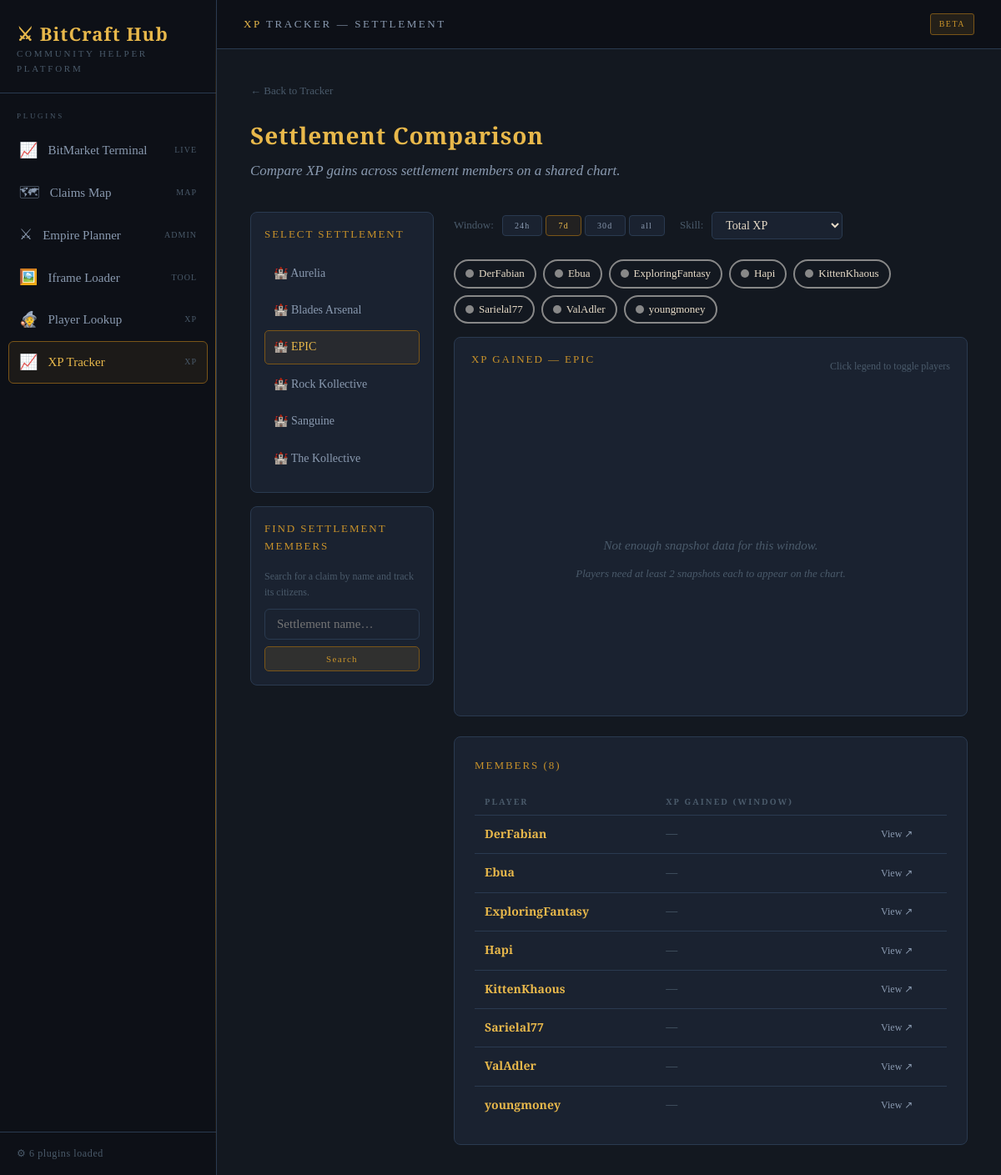
Page /xp-tracker/settlement?settlement=EPIC&window=7d on the committed database.
### tables this page shows
CREATE TABLE tracked_players (
            player_id   TEXT PRIMARY KEY,
            username    TEXT NOT NULL,
            empire_id   TEXT,
            empire_name TEXT,
            added_at    INTEGER NOT NULL
        , claim_id TEXT, claim_name TEXT);

### plugins/xp_tracker/routes.py (the view)
@bp.route("/settlement")
def settlement():
    settlement_name  = request.args.get("settlement", "")
    window           = request.args.get("window", "7d")
    skill_id         = request.args.get("skill", None)
    settlement_names   = db.get_settlement_names()
    settlement_members = db.get_players_by_settlement(settlement_name) if settlement_name else []
    return render_template(
        "xp_tracker/settlement.html",
        settlement_name=settlement_name,
        settlement_names=settlement_names,
        settlement_members=settlement_members,
        window=window,
        skill_id=skill_id,
        skills=DISPLAY_SKILLS,
        skill_icons=SKILL_ICONS,
        time_windows=list(TIME_WINDOWS.keys()),
    )

### app.py (called while the page is built)
@app.context_processor
def inject_plugins():
    return dict(plugins=plugin_registry)

### plugins/xp_tracker/db.py (called while the page is built)
def _conn():
    conn = sqlite3.connect(DB_PATH)
    conn.row_factory = sqlite3.Row
    return conn

def get_settlement_names():
    with _conn() as c:
        rows = c.execute(
            "SELECT DISTINCT claim_name FROM tracked_players WHERE claim_name IS NOT NULL ORDER BY claim_name"
        ).fetchall()
        return [r["claim_name"] for r in rows]

def get_players_by_settlement(claim_name):
    with _conn() as c:
        rows = c.execute(
            "SELECT player_id, username, empire_id, empire_name, claim_id, claim_name, added_at "
            "FROM tracked_players WHERE claim_name=? ORDER BY username",
            (claim_name,)
        ).fetchall()
        return [dict(r) for r in rows]

### plugins/xp_tracker/templates/xp_tracker/settlement.html (shortened to what this page needs)
{% extends "base.html" %}
{% block topbar_title %}<span>XP</span> Tracker — Settlement{% endblock %}
{% block content %}
<a href="{{ url_for('xp_tracker.index') }}" class="xpt-back">← Back to Tracker</a>
<h1 class="page-heading">Settlement Comparison</h1>
<p class="page-subheading">Compare XP gains across settlement members on a shared chart.</p>
<div style="display:grid;grid-template-columns:220px 1fr;gap:24px;align-items:start">
  <div>
    <div class="card" style="padding:16px">
      <div class="card-title">Select Settlement</div>
      {% if settlement_names %}
        {% for name in settlement_names %}
        <a href="{{ url_for('xp_tracker.settlement', settlement=name, window=window) }}"
           style="display:block;padding:8px 10px;margin-bottom:4px;border-radius:5px;text-decoration:none;
                  font-size:14px;border:1px solid {{ 'var(--gold-dim)' if name == settlement_name else 'transparent' }};
                  background:{{ 'rgba(200,146,42,0.08)' if name == settlement_name else 'transparent' }};
                  color:{{ 'var(--gold-light)' if name == settlement_name else 'var(--text-secondary)' }};
                  transition:all 0.15s"
           onmouseover="this.style.background='var(--bg-hover)';this.style.color='var(--text-primary)'"
           onmouseout="this.style.background='{{ 'rgba(200,146,42,0.08)' if name == settlement_name else 'transparent' }}'">
          🏰 {{ name }}
        </a>
        {% endfor %}
      {% else %}
        <div style="font-size:13px;color:var(--text-muted);font-style:italic">
          No settlement data yet. Track players and wait for the next poll cycle to populate settlement affiliations.
        </div>
      {% endif %}
    </div>
    <div class="card" style="padding:16px;margin-top:16px">
      <div class="card-title">Find Settlement Members</div>
      <div style="font-size:12px;color:var(--text-muted);margin-bottom:10px">
        Search for a claim by name and track its citizens.
      </div>
      <div style="display:flex;flex-direction:column;gap:8px">
        <input id="claim-search-input" class="xpt-input" type="text" placeholder="Settlement name…" />
        <button class="xpt-btn" style="padding:8px 0;width:100%" onclick="searchClaim()">Search</button>
      </div>
    </div>
  </div>
  <div>
    {% if settlement_name %}
    <div class="xpt-controls">
      <span style="font-size:13px;color:var(--text-muted)">Window:</span>
      <div class="tab-group">
        {% for w in time_windows %}
        <button class="tab-btn {% if w == window %}active{% endif %}"
                onclick="setWindow('{{ w }}')">{{ w }}</button>
        {% endfor %}
      </div>
      <span style="font-size:13px;color:var(--text-muted);margin-left:8px">Skill:</span>
      <select class="xpt-select" id="skill-select" onchange="setSkill(this.value)">
        <option value="" {% if not skill_id %}selected{% endif %}>Total XP</option>
      </select>
    </div>
    <div class="member-toggles" id="member-toggles">
      {% for m in settlement_members %}
      <div class="toggle-chip" id="chip-{{ m.player_id }}"
           onclick="togglePlayer('{{ m.player_id }}')"
           style="border-color:#888;color:#e8dcc8">
        <span class="chip-dot" style="width:10px;height:10px;border-radius:50%;background:#888;display:inline-block"></span>
        {{ m.username }}
      </div>
      {% endfor %}
    </div>
    <div class="card chart-card">
      <div class="chart-header">
        <div class="card-title">XP Gained — {{ settlement_name }}</div>
        <span style="font-size:12px;color:var(--text-muted)">Click legend to toggle players</span>
      </div>
      <div class="chart-area" id="chart-wrap">
        <div class="chart-empty" id="chart-empty" style="display:none">
          <div>Not enough snapshot data for this window.</div>
          <div style="font-size:13px">Players need at least 2 snapshots each to appear on the chart.</div>
        </div>
      </div>
    </div>
    {% if settlement_members %}
    <div class="card">
      <div class="card-title">Members ({{ settlement_members|length }})</div>
      <table class="member-table">
        <thead>
          <tr>
            <th>Player</th>
            <th>XP Gained (window)</th>
            <th></th>
          </tr>
        </thead>
        <tbody id="member-tbody">
          {% for m in settlement_members %}
          <tr>
            <td><a href="{{ url_for('xp_tracker.player_detail', player_id=m.player_id) }}" class="mt-name">{{ m.username }}</a></td>
            <td id="gain-{{ m.player_id }}" style="color:var(--text-muted)">—</td>
            <td><a href="{{ url_for('xp_tracker.player_detail', player_id=m.player_id) }}"
                   style="font-size:12px;color:var(--text-secondary);text-decoration:none">View ↗</a></td>
          </tr>
          {% endfor %}
        </tbody>
      </table>
    </div>
    {% else %}
    <div class="card"><div class="no-data">No tracked players in "{{ settlement_name }}". Add players to tracking and wait for a poll cycle.</div></div>
    {% endif %}
    {% endif %}
  </div>
</div>
{% endblock %}

### templates/base.html (style rules this page uses)
:root { --bg-void: #07080a; --bg-deep: #0d1017; --bg-surface: #131820; --bg-raised: #1a2230; --bg-hover: #1f2a3a; --border: #2a3a50; --border-glow: #3d5a7a; --gold: #c8922a; --gold-light: #e8b84b; --gold-dim: #7a5518; --amber: #d4621a; --text-primary: #e8dcc8; --text-secondary:#8a9ab0; --text-muted: #4a5a6a; --teal: #2a8a7a; --teal-light: #3dbdaa; --sidebar-w: 260px; }
*, *::before, *::after { box-sizing: border-box; margin: 0; padding: 0; }
html, body { height: 100%; background: var(--bg-void); color: var(--text-primary); font-family: 'Crimson Pro', Georgia, serif; font-size: 16px; line-height: 1.6; }
body::before { content: ''; position: fixed; inset: 0; pointer-events: none; z-index: 0; opacity: 0.4; }
.topbar-title span { color: var(--gold-light); }
.page-heading { font-family: 'Cinzel', serif; font-size: 28px; font-weight: 600; color: var(--gold-light); margin-bottom: 6px; letter-spacing: 0.03em; }
.page-subheading { color: var(--text-secondary); font-size: 17px; font-weight: 300; font-style: italic; margin-bottom: 36px; }
.card { background: var(--bg-raised); border: 1px solid var(--border); border-radius: 8px; padding: 24px; transition: border-color 0.2s; }
.card-title { font-family: 'Cinzel', serif; font-size: 13px; letter-spacing: 0.15em; text-transform: uppercase; color: var(--gold); margin-bottom: 16px; }

### plugins/xp_tracker/templates/xp_tracker/settlement.html (style rules this page uses)
.xpt-back { display: inline-flex; align-items: center; gap: 6px; color: var(--text-muted); text-decoration: none; font-size: 13px; margin-bottom: 20px; transition: color 0.15s; }
.xpt-controls { display: flex; gap: 10px; flex-wrap: wrap; align-items: center; margin-bottom: 24px; }
.xpt-select { background: var(--bg-raised); border: 1px solid var(--border); border-radius: 5px; padding: 7px 12px; color: var(--text-primary); font-family: inherit; font-size: 14px; cursor: pointer; }
.tab-group { display: flex; gap: 4px; }
.tab-btn { background: var(--bg-raised); border: 1px solid var(--border); border-radius: 4px; padding: 6px 14px; color: var(--text-secondary); font-family: 'Cinzel', serif; font-size: 10px; letter-spacing: 0.12em; cursor: pointer; transition: all 0.15s; }
.tab-btn.active, .tab-btn:hover { color: var(--gold-light); border-color: var(--gold-dim); background: rgba(200,146,42,0.08); }
.chart-card { padding: 0; overflow: hidden; margin-bottom: 24px; }
.chart-header { padding: 16px 20px 0; display: flex; justify-content: space-between; align-items: center; }
.chart-area { position: relative; height: 400px; padding: 12px 16px 16px; }
.chart-empty { display: flex; align-items: center; justify-content: center; height: 400px; color: var(--text-muted); font-style: italic; font-size: 15px; flex-direction: column; gap: 12px; }
.member-toggles { display: flex; flex-wrap: wrap; gap: 8px; margin-bottom: 16px; }
.toggle-chip { display: inline-flex; align-items: center; gap: 6px; padding: 5px 12px; border-radius: 20px; border: 2px solid; cursor: pointer; font-size: 13px; transition: opacity 0.18s; user-select: none; }
.member-table { width: 100%; border-collapse: collapse; }
.member-table th { font-family: 'Cinzel', serif; font-size: 10px; letter-spacing: 0.2em; text-transform: uppercase; color: var(--text-muted); padding: 8px 12px; text-align: left; border-bottom: 1px solid var(--border); }
.member-table td { padding: 11px 12px; border-bottom: 1px solid var(--border); font-size: 14px; }
.member-table tr:last-child td { border-bottom: none; }
.mt-name { color: var(--gold-light); text-decoration: none; font-weight: 600; }
.xpt-input { flex: 1; background: var(--bg-raised); border: 1px solid var(--border); border-radius: 6px; padding: 9px 14px; color: var(--text-primary); font-family: inherit; font-size: 15px; }
.xpt-btn { background: rgba(200,146,42,0.12); border: 1px solid var(--gold-dim); color: var(--gold); font-family: 'Cinzel', serif; font-size: 11px; letter-spacing: 0.12em; padding: 0 18px; border-radius: 5px; cursor: pointer; transition: all 0.18s; white-space: nowrap; }

### rows in the picture
tracked_players: username "DerFabian"
tracked_players: username "Ebua"
tracked_players: username "ExploringFantasy"
tracked_players: username "Hapi"
tracked_players: username "KittenKhaous"
tracked_players: username "Sarielal77"
tracked_players: username "ValAdler"
tracked_players: username "youngmoney"

### other values in the picture
{{ plugin.icon }} "📈" "🗺" "⚔" "🖼️" "🧙" "📈"
{{ plugin.name }} "BitMarket Terminal" "Claims Map" "Empire Planner" "Iframe Loader" "Player Lookup" "XP Tracker"
{{ plugin.tag }} "LIVE" "MAP" "ADMIN" "TOOL" "XP" "XP"
{{ plugins|length }} "6"
{{ 's' if plugins|length != 1 else '' }} "s"
{{ name }} "Aurelia" "Blades Arsenal" "EPIC" "Rock Kollective" "Sanguine" "The Kollective"
{{ w }} "24h" "7d" "30d" "all"
{{ settlement_name }} "EPIC"
{{ settlement_members|length }} "8"
